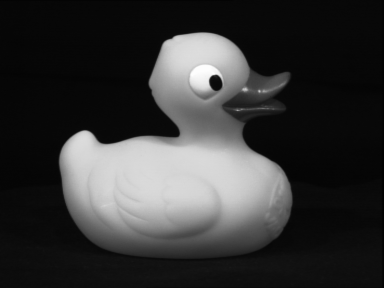
//> input picture msc/img_1.png, 384 x 288 px
$ ./main_framemsc   (built with g++ and OpenCV 4)
//> lines starting //> are read from the running program, lines starting //| are printed output that depends on the picture
//> further down, test is the input picture: 288 rows x 384 cols, CV_8UC1; min 1, max 253, mean 53.6
### msc/src/Learn_Image.h
//
//  Learn_Image.h
//
//
//  Created by Rohit Shukla on 7/21/15.
//
//

#ifndef _Learn_Image_h
#define _Learn_Image_h

#include "opencv2/imgproc/imgproc.hpp"
#include "opencv2/highgui/highgui.hpp"
#include <stdlib.h>
#include<stdio.h>
#include<vector>
using namespace cv;
using namespace std;
int Verify_Object(Mat, Mat, double);
Mat Learn_New_Transformation(Mat, Mat, vector<int>);
int UpdateLayers(int);
Mat Image_Match(Mat, Mat);
Mat MyfindAffine(vector<Point2f> obj, vector<Point2f> scene, int type, int maxtrail);
void mynormalize(vector<Point2f> src, vector<Point2f> &dst, Mat &T);
Mat mysolveAffine(vector<Point2f> src, vector<Point2f> dst);


#endif

### msc/src/Generate_Image.h
#pragma once
#include <iostream>
#include "opencv2/imgproc/imgproc.hpp"
#include "opencv2/highgui/highgui.hpp"

using namespace cv;
using namespace std;


Mat Rand_Transform(Mat src, double & theta, double & xtranslate, double & ytranslate, double & scale,int flag=1);
Mat Combine_Transform(Mat t1, Mat t2);

### msc/src/MSC.h
#ifndef SLMSC_H_INCLUDED
#define SLMSC_H_INCLUDED
#include "opencv2/imgproc/imgproc.hpp"
#include "opencv2/highgui/highgui.hpp"
#include <stdlib.h>
#include<stdio.h>
#include <vector>
using namespace cv;
using namespace std;
class Fwd_Path_Values{
public:
    Mat Fwd_Superposition;
    Mat Transformed_Templates;
	~Fwd_Path_Values() {
		Fwd_Superposition.release();
		Transformed_Templates.release();
	}
};
class TransformationSet {
public:
	int nonIdenticalCount;		/* show what is in the transformation*/
	double xTranslate;
	double yTranslate;
	double theta;
	double scale;
	TransformationSet(double xT = 0, double yT = 0, double ang = 0, double sc = 0) {
		xTranslate = xT;
		yTranslate = yT;
		theta = ang;
		scale = sc;
		nonIdenticalCount = (xT != 0) + (yT != 0) + (ang != 0) + (sc != 0);
	}
};

int SL_MSC(Mat , Mat , Size , Mat *, Mat *,TransformationSet &);

int MapSeekingCircuit(Mat , Mat , Size , Mat *, Mat *, int, vector< Mat > , vector< Mat > *, double []);
int MapSeekingCircuit(Mat, Mat, Size, Mat *, Mat *, int, vector< Mat >, vector< Mat >, vector< Mat > *, double[]);

int Verify_Image(Mat , Mat );

Fwd_Path_Values ForwardTransform(Mat , Mat ,Mat,Mat &  );
struct FwtArg {
	Mat *pIn;
	Fwd_Path_Values * pInFP;
	Mat *ptrans;
	Mat *pg;
	Mat *pTransc;
	Fwd_Path_Values *ret;
	int nlayer;
};
Fwd_Path_Values ForwardTransform(Mat In, Fwd_Path_Values & InFP, Mat transMap, Mat g, Mat &Transc);
void *ForwardTransform(void*);

Mat BackwardTransform(Mat , Mat , Mat );
void BackwardTransform(Mat, Mat, Mat,Mat&);
struct BktArg {
	Mat *pIn;
	Mat	*ptrans;
	Mat	*pg;
	Mat *ret;
	int nlayer;
};
void *BackwardTransform(void*);

Mat Superimpose_Memory_Images(Mat , Mat, int );

Mat UpdateCompetition(Mat, Mat, Mat ,int , double,Mat,double p = 1);
struct UpdArg {
	Mat *pg;
	int nlayer;
	Mat *pTranSc;
	TransformationSet *pfinalTrans;
};

void * UpdateCompetition(void* pArgin);

//Mat UpdateCompetition_Memory(Mat, Mat, Mat ,int , double);

Mat UpdateCompetition_Background(Mat, Mat, Mat, Mat, Mat ,int );
Mat UpdateCompetition_Memory_Background(Mat, Mat, Mat, Mat, Mat ,int );

Fwd_Path_Values ForwardTransform_Background(Mat , Mat ,Mat  );
Mat BackwardTransform_Background(Mat , Mat , Mat );
Mat mysolveAffine(vector<Point2f> src, vector<Point2f> dst);

#endif

### msc/src/Image_PreProcessing.h
#ifndef I_PP_H_INCLUDED //I_PP referes to Image_PreProcessing
#define I_PP_H_INCLUDED
#include "opencv2/imgproc/imgproc.hpp"
#include "opencv2/highgui/highgui.hpp"
#include <stdlib.h>
#include<stdio.h>
#include <vector>
using namespace cv;
using namespace std;
Mat CannyThreshold(Mat src_gray, int lowThreshold = 50, int highThreshold = 80);
Mat CannyThreshold_MemoryImages(Mat);
Mat resize_image(Mat , uint64_t, double * );
Mat padImageMatrix(Mat ,int ,int );
int fullSizeCount(Mat);
Mat foregroundBackgroundImageChange(Mat );
#endif

### msc/src/Test_Generate.cpp
#include <iostream>
#include "opencv2/imgproc/imgproc.hpp"
#include "opencv2/highgui/highgui.hpp"
#include <time.h>       /* time */


using namespace std;
using namespace cv;

#define PI 3.14159265
int acc = 150;		/*number of random number within the range*/
double maxscale = 1;	/*maximum scaling factor*/
double minscale = 0.5;	/*minimum scaling factor*/

/* Out of date function, unused any more*/
// [14 lines left out: function Combine_Transform, not called in this run]

/*	Apply random transformation to the source image and return the result
	The transformation is represented as theta/xtranslate/ytranslate/scale variable
	Each random number is generated as uniform distribution across a number (acc) of points within range
	flag = 1 create the random transformation
	flag = 2 will add small random noise to the previous set of transformation
	*/
Mat Rand_Transform(Mat src, double & theta, double & xtranslate, double & ytranslate, double & scale, int flag = 1) {
	srand(time(NULL));
	if (flag==1) {
		theta = double(rand() % acc) / acc * 2 * 90 - 90;		/*the possible theta is -90:180/acc:90*/
		xtranslate = double(rand() % acc) / acc * src.cols*0.8 - round(0.4*src.cols);		/*xtranslate -0.5cols:cols/acc:0.5cols */
		ytranslate = double(rand() % acc) / acc * src.rows*0.8 - round(0.4*src.rows);		/*ytranslate -0.5rows:rows/acc:0.5rows */
		scale = double(rand() % acc) / acc*(maxscale - minscale) + minscale;

		// [4 lines of commented-out code are left out]
	}
	else if (flag == 2) {	/* add small noise*/
		theta += double(rand() % acc -acc/2) / acc * 2 * 90 *0.1;
		xtranslate += double(rand() % acc - acc/2) / acc * src.cols*0.8 *0.15;
		ytranslate += double(rand() % acc - acc / 2) / acc * src.rows*0.8*0.15;
		scale += double(rand() % acc - acc / 2) / acc*(maxscale - minscale)*0.15;
	}
	// [12 lines of commented-out code are left out]
	printf("xtran=%f,ytran=%f,theta=%f,scale=%f\n", xtranslate, ytranslate, theta, scale);

	Mat Rot = getRotationMatrix2D(Point2f(round(src.cols / 2), round(src.rows / 2)), theta, scale);
	Mat Translate = (Mat_<double>(2, 3) << 1, 0, xtranslate, 0, 1, ytranslate);
	//cout << Translate << endl << Rot << endl;
	//Mat T = Combine_Transform(Rot,Translate);
	//cout << T << endl;
	Mat result;
	//cout << Rot << endl;
	warpAffine(src, result, Rot, Size(src.cols, src.rows));
	warpAffine(result, result, Translate, Size(src.cols, src.rows));

	return result;
}

### msc/src/Image_PreProcessing.cpp
#include "opencv2/imgproc/imgproc.hpp"
#include "opencv2/highgui/highgui.hpp"
#include <stdlib.h>
#include <stdio.h>
#include "Image_PreProcessing.h"
#include <algorithm>
#include <vector>
#include <iostream>
#include "region_of_interest.h"
using namespace cv;
using namespace std;
/// Global variables

/* The preprocessing part needs to be redesigned
in order to meet the requirement of real world image
Zhangyuan 06/12/2016*/

int debug = 0;


// [161 lines left out: functions orientationMap, CannyThreshold, CannyThreshold_MemoryImages, resize_image, fullSizeCount, not called in this run]

Mat padImageMatrix(Mat inMatrix, int maxRows, int maxCols){
//> called with maxRows = 432, maxCols = 576
    Mat paddedImage;

    int top, bottom, left, right;
    /// Initialize arguments for the filter

    //printf("The dimensions of inMatrix (in padImageMatrix fn.) are: %d, %d maxRows and maxCols: %d, %d\n", inMatrix.rows, inMatrix.cols, maxRows, maxCols);
    int mR = (int)(maxRows-inMatrix.rows);
//> mR = 144
    int mC = (int)(maxCols-inMatrix.cols);
//> mC = 192
    if(mR%2 == 0){
    	top = mR/2;
//> top = 72
	bottom = mR/2;
//> bottom = 72
    }else{
        top = mR/2;
        bottom = mR/2+1;
    }


    if(mC%2 == 0){
       left = mC/2;
//> left = 96
       right = mC/2;
//> right = 96
    }else{
        left = mC/2;
        right = mC/2+1;
    }
    copyMakeBorder( inMatrix, paddedImage, top, bottom, left, right, BORDER_CONSTANT, Scalar(0,0,0) );
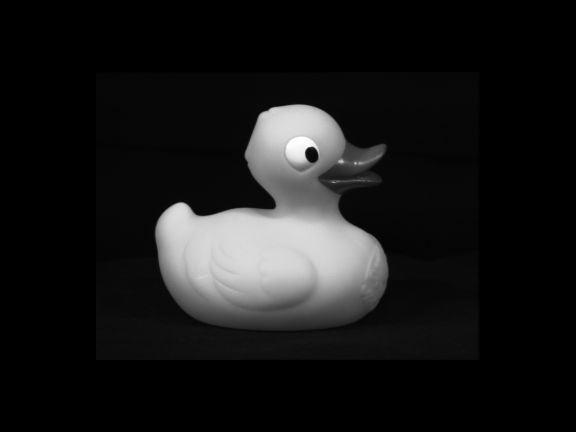
//> paddedImage: 432 rows x 576 cols, CV_8UC1; min 0, max 253, mean 23.8

    return paddedImage.clone();
}

// [7 lines left out: function foregroundBackgroundImageChange, not called in this run]

### msc/src/main_framemsc.cpp
#include "opencv2/imgproc/imgproc.hpp"
#include "opencv2/highgui/highgui.hpp"
#include <stdlib.h>
#include <stdio.h>
#include <cstdio>
#include <fstream>
#include <iostream>
#include "./Image_PreProcessing.h"
#include <vector>
#include <ctime>
#include "MSC.h"
//#include <Windows.h>
#include "dirent.h"
#include "Generate_Image.h"
#include "Learn_Image.h"

using namespace std;
using namespace cv;

Mat src, src_gray;
Mat dst;
double mul = 0.9;		/* the rate of updating the test image*/
double th = 0.15;		/* threshold for whether a transformation from msc is qualified*/
int framectl = 1;		/* frame control*/

struct filename_struct {
	char filename[200];
};


int main() {
	int buf = 0;
	Mat Memory_Images;
	Mat Memory_Images_background;
	Size img_size;
	vector<Mat> cropped_memory_images;
	vector<Mat> cropped_memory_images_background;
	Mat Fwd_Image;
	Mat Bwd_Image;
	double Thresh_VAL = 100;
	double MAX_VAL = 1;
	uint64_t min_pixel_count = 240000;
	uint64_t max_pixel_count = 0;
	//char c[] = "Caltech-101/";
	//char* input_image = ".\\101_ObjectCategories\\car_side\\image_0005.jpg";

	DIR *dir;
	struct dirent *ent;
	vector< filename_struct > filename_vector;

	Mat C = (Mat_<double>(2, 3) << 0, 0, 1,2,3,4);


	// test = imread("apriltag0.png", CV_LOAD_IMAGE_GRAYSCALE);
	Mat test = imread("img_1.png", CV_LOAD_IMAGE_GRAYSCALE);
	// [8 lines of commented-out code are left out]

	test = padImageMatrix(test, round(test.rows*1.5), round(test.cols*1.5));
	/*step 1, generate random image*/
	double theta, xtran, ytran, scale;
	//imshow("template", test);
	Mat src = Rand_Transform(test, theta, xtran, ytran, scale,1);		/*src is the test image*/
//> in Rand_Transform, `warpAffine(src, result, Rot, Size(src.cols, src.rows));`:
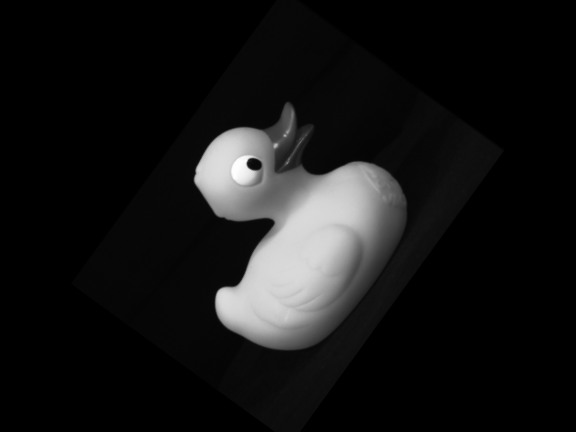
//> result: 432 rows x 576 cols, CV_8UC1; min 0, max 253, mean 21.3
//> in Rand_Transform, `warpAffine(result, result, Translate, Size(src.cols, src.rows));`:
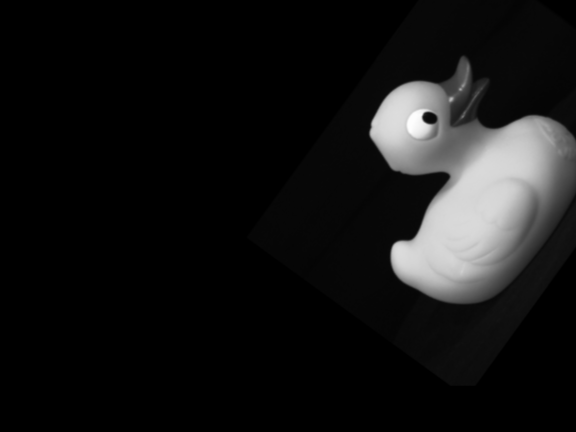
//> result: 432 rows x 576 cols, CV_8UC1; min 0, max 253, mean 20.7
//> theta = 54; xtran = 175.5; ytran = -46.28; scale = 0.947


	bool flag = 1;	/* flag for whether to continue the transformation*/
	buf = 1;
	TransformationSet finalTrans;
	finalTrans.nonIdenticalCount = -1;
	int count = 0;
	int maxiter = 10;
//> (the run ends here: the program needs code that is not available in this run, at `UINT t1, t2;`)

$ run again, with msc/Memory_Images/image_0005.jpg saved as msc/img_1.png
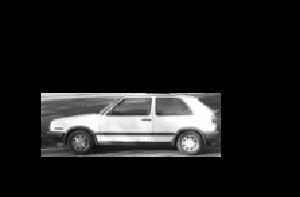
//> input picture msc/Memory_Images/image_0005.jpg, 300 x 197 px
//> test is the input picture: 197 rows x 300 cols, CV_8UC1; min 0, max 255, mean 27.1
//> in padImageMatrix, `copyMakeBorder( inMatrix, paddedImage, top, bottom, left, right, BORDE..`:
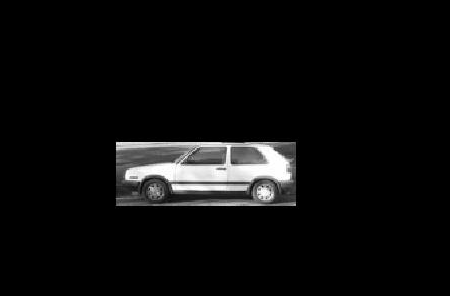
//> paddedImage: 296 rows x 450 cols, CV_8UC1; min 0, max 255, mean 12
//> in Rand_Transform, `warpAffine(result, result, Translate, Size(src.cols, src.rows));`:
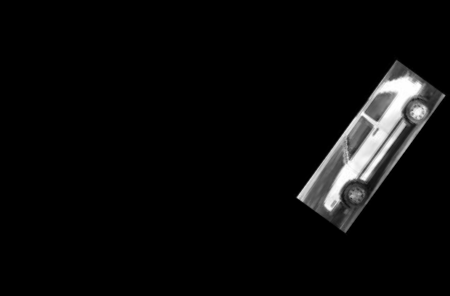
//> result: 296 rows x 450 cols, CV_8UC1; min 0, max 255, mean 10.8
//> theta = 54; xtran = 136.8; ytran = -31.17; scale = 0.947
